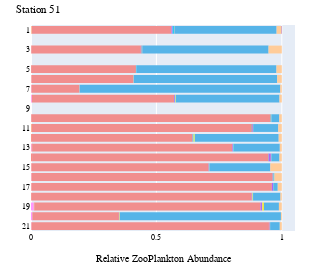
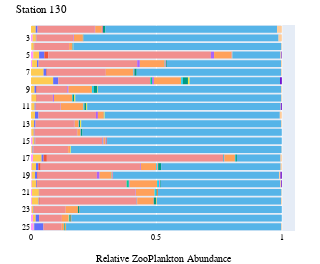

Source (notebook cell) for these figures, in order:
### Code cell
stations = ['51', '130']

cm_to_px = 96 / 2.54  # Conversion factor from centimeters to pixels
width_in_cm = 5
height_in_cm = 7

tax_colors = {}

for station in stations:
    grouped_df = zooplankton_long[zooplankton_long['StationPrefix'] == station][['Station', 'ZooScan_group', 'count']]
    
    grouped_df = grouped_df.groupby(['Station', 'ZooScan_group']).agg({'count':'sum'}).reset_index()
    
    grouped_df["rel_occurrence"] = grouped_df.groupby(['Station'])['count'].transform(lambda x: x / x.sum())
    
    # Split station into prefix and suffix and change to integer
    grouped_df['Sample'] = [x.split('_')[1] for x in grouped_df['Station']]
    
    fig = px.histogram(grouped_df.sort_values(["Sample", 'ZooScan_group'], ascending=[True, True]), 
                x="rel_occurrence", 
                y="Sample",
                
                color='ZooScan_group',
                color_discrete_map={
                    "Rare": "#545454",
                    "Noctiluca": "#56B4E8",
                    "Calanoida": "#F18E8E",
                    "Echinodermata": "#009A83",
                    "Harpacticoida": "#F0E442",
                    "Mollusca": "#FF6600",
                    "Pisces_egg": "#FFCC99",
                    "Pisces_larvae": "#6600CC",
                },
                category_orders={
                    "Sample": ['1', '2', '3', '4', '5', '6', '7', '8', '9', '10',
                               '11', '12', '13', '14', '15', '16', '17', '18', '19', '20',
                               '21', '22', '23', '24', '25']
                },                        
                orientation='h'
            )

    fig.update_layout(
        font=dict(
            family="Times New Roman, serif",  # Set the font family to Times New Roman
            size=8,  # Set the font size
            color="black"  # Set the font color
        ),
        autosize=False,
        width=width_in_cm * cm_to_px,
        height=height_in_cm * cm_to_px,
        margin=dict( # Set the margins
            l=0,  # Left margin
            r=25,  # Right margin
            b=25,  # Bottom margin
            t=25  # Top margin
        ),
        showlegend=False,
        xaxis_title_text='Relative ZooPlankton Abundance',
        title_text='Station {}'.format(station),
        yaxis_title_text=''
    )

    fig.show()

    for trace in fig.data:
        # If trace is not in the dictionary, add it
        if trace.name not in tax_colors:
            # If trace contains a color already in use, give an error
            if trace.marker.color in tax_colors.values():
                raise ValueError(f'Color for {trace.name} already in use, review color disctrete map')
            tax_colors[trace.name] = trace.marker.color
           
    # Save figure as svg
    fig.write_image("../figures/zooplankton/zooscan_relative_occurrence_{}.svg".format(station), scale=1)
    fig.write_image("../figures/zooplankton/zooscan_relative_occurrence_{}.png".format(station), scale=1)

### Figure 1 — Plotly figure (JSON) as saved in the notebook; plotly's stock layout.template omitted (floating-point values rounded to 4 significant figures)
{"data": [{"alignmentgroup": "True", "bingroup": "y", "histfunc": "sum", "hovertemplate": "ZooScan_group=Annelida<br>sum of rel_occurrence=%{x}<br>Sample=%{y}<extra></extra>", "legendgroup": "Annelida", "marker": {"color": "#FF97FF", "pattern": {"shape": ""}}, "name": "Annelida", "offsetgroup": "Annelida", "orientation": "h", "showlegend": true, "type": "histogram", "x": [0.0008977, 0.0008319, 0, 0.001298, 0.002768, 0.001433, 0.001003, 0.001523, 0.0008977, 0.0005435, 0.01146, null, 0.005387, 0.001603, 0.0006141, null, 0, 0.001047, 0.00146, 0.003335, null], "xaxis": "x", "y": ["1", "10", "11", "12", "13", "14", "15", "16", "17", "18", "19", "2", "20", "21", "3", "4", "5", "6", "7", "8", "9"], "yaxis": "y"}, {"alignmentgroup": "True", "bingroup": "y", "histfunc": "sum", "hovertemplate": "ZooScan_group=Appendicularia<br>sum of rel_occurrence=%{x}<br>Sample=%{y}<extra></extra>", "legendgroup": "Appendicularia", "marker": {"color": "#FECB52", "pattern": {"shape": ""}}, "name": "Appendicularia", "offsetgroup": "Appendicularia", "orientation": "h", "showlegend": true, "type": "histogram", "x": [0.001795, 0, 0.001642, 0.0006489, 0.0004613, 0.0003583, 0, 0, 0, 0, 0.001146, null, 0, 0, 0.000307, null, 0.0003929, 0.0005236, 0, 0.0004168, null], "xaxis": "x", "y": ["1", "10", "11", "12", "13", "14", "15", "16", "17", "18", "19", "2", "20", "21", "3", "4", "5", "6", "7", "8", "9"], "yaxis": "y"}, {"alignmentgroup": "True", "bingroup": "y", "histfunc": "sum", "hovertemplate": "ZooScan_group=Bellerochea<br>sum of rel_occurrence=%{x}<br>Sample=%{y}<extra></extra>", "legendgroup": "Bellerochea", "marker": {"color": "#636efa", "pattern": {"shape": ""}}, "name": "Bellerochea", "offsetgroup": "Bellerochea", "orientation": "h", "showlegend": true, "type": "histogram", "x": [0, 0, 0, 0, 0, 0, 0, 0, 0, 0, 0, null, 0, 0, 0, null, 0, 0, 0, 0, null], "xaxis": "x", "y": ["1", "10", "11", "12", "13", "14", "15", "16", "17", "18", "19", "2", "20", "21", "3", "4", "5", "6", "7", "8", "9"], "yaxis": "y"}, {"alignmentgroup": "True", "bingroup": "y", "histfunc": "sum", "hovertemplate": "ZooScan_group=Brachyura_zoea<br>sum of rel_occurrence=%{x}<br>Sample=%{y}<extra></extra>", "legendgroup": "Brachyura_zoea", "marker": {"color": "#EF553B", "pattern": {"shape": ""}}, "name": "Brachyura_zoea", "offsetgroup": "Brachyura_zoea", "orientation": "h", "showlegend": true, "type": "histogram", "x": [0, 0, 0.000821, 0.001947, 0.001384, 0.002508, 0.001003, 0, 0.0008977, 0, 0.0005731, null, 0, 0, 0, null, 0, 0, 0, 0, null], "xaxis": "x", "y": ["1", "10", "11", "12", "13", "14", "15", "16", "17", "18", "19", "2", "20", "21", "3", "4", "5", "6", "7", "8", "9"], "yaxis": "y"}, {"alignmentgroup": "True", "bingroup": "y", "histfunc": "sum", "hovertemplate": "ZooScan_group=Calanoida<br>sum of rel_occurrence=%{x}<br>Sample=%{y}<extra></extra>", "legendgroup": "Calanoida", "marker": {"color": "#F18E8E", "pattern": {"shape": ""}}, "name": "Calanoida", "offsetgroup": "Calanoida", "orientation": "h", "showlegend": true, "type": "histogram", "x": [0.5575, 0.9551, 0.8777, 0.6398, 0.7984, 0.9423, 0.7043, 0.9619, 0.9587, 0.8793, 0.902, null, 0.3451, 0.9471, 0.4372, null, 0.4181, 0.4068, 0.1906, 0.5669, null], "xaxis": "x", "y": ["1", "10", "11", "12", "13", "14", "15", "16", "17", "18", "19", "2", "20", "21", "3", "4", "5", "6", "7", "8", "9"], "yaxis": "y"}, {"alignmentgroup": "True", "bingroup": "y", "histfunc": "sum", "hovertemplate": "ZooScan_group=Caridae_zoea<br>sum of rel_occurrence=%{x}<br>Sample=%{y}<extra></extra>", "legendgroup": "Caridae_zoea", "marker": {"color": "#00cc96", "pattern": {"shape": ""}}, "name": "Caridae_zoea", "offsetgroup": "Caridae_zoea", "orientation": "h", "showlegend": true, "type": "histogram", "x": [0, 0, 0.000821, 0, 0, 0.001075, 0.0005013, 0, 0, 0, 0, null, 0, 0, 0, null, 0, 0, 0, 0, null], "xaxis": "x", "y": ["1", "10", "11", "12", "13", "14", "15", "16", "17", "18", "19", "2", "20", "21", "3", "4", "5", "6", "7", "8", "9"], "yaxis": "y"}, {"alignmentgroup": "True", "bingroup": "y", "histfunc": "sum", "hovertemplate": "ZooScan_group=Cirripeda_cyp<br>sum of rel_occurrence=%{x}<br>Sample=%{y}<extra></extra>", "legendgroup": "Cirripeda_cyp", "marker": {"color": "#ab63fa", "pattern": {"shape": ""}}, "name": "Cirripeda_cyp", "offsetgroup": "Cirripeda_cyp", "orientation": "h", "showlegend": true, "type": "histogram", "x": [0.004488, 0, 0.003284, 0.001298, 0.002768, 0.008599, 0.002005, 0.001015, 0.004488, 0.00163, 0.005731, null, 0.001267, 0.003205, 0.001842, null, 0, 0.0005236, 0.001095, 0.002918, null], "xaxis": "x", "y": ["1", "10", "11", "12", "13", "14", "15", "16", "17", "18", "19", "2", "20", "21", "3", "4", "5", "6", "7", "8", "9"], "yaxis": "y"}, {"alignmentgroup": "True", "bingroup": "y", "histfunc": "sum", "hovertemplate": "ZooScan_group=Cirripeda_naup<br>sum of rel_occurrence=%{x}<br>Sample=%{y}<extra></extra>", "legendgroup": "Cirripeda_naup", "marker": {"color": "#FFA15A", "pattern": {"shape": ""}}, "name": "Cirripeda_naup", "offsetgroup": "Cirripeda_naup", "orientation": "h", "showlegend": true, "type": "histogram", "x": [0, 0, 0.001642, 0, 0, 0.0007166, 0.001003, 0, 0, 0.001087, 0, null, 0, 0, 0.001228, null, 0, 0, 0, 0, null], "xaxis": "x", "y": ["1", "10", "11", "12", "13", "14", "15", "16", "17", "18", "19", "2", "20", "21", "3", "4", "5", "6", "7", "8", "9"], "yaxis": "y"}, {"alignmentgroup": "True", "bingroup": "y", "histfunc": "sum", "hovertemplate": "ZooScan_group=Cnidaria<br>sum of rel_occurrence=%{x}<br>Sample=%{y}<extra></extra>", "legendgroup": "Cnidaria", "marker": {"color": "#19d3f3", "pattern": {"shape": ""}}, "name": "Cnidaria", "offsetgroup": "Cnidaria", "orientation": "h", "showlegend": true, "type": "histogram", "x": [0.005386, 0.001664, 0, 0.001947, 0.002306, 0.0007166, 0, 0.0005076, 0, 0.0005435, 0, null, 0, 0, 0.001228, null, 0.001965, 0, 0, 0.001667, null], "xaxis": "x", "y": ["1", "10", "11", "12", "13", "14", "15", "16", "17", "18", "19", "2", "20", "21", "3", "4", "5", "6", "7", "8", "9"], "yaxis": "y"}, {"alignmentgroup": "True", "bingroup": "y", "histfunc": "sum", "hovertemplate": "ZooScan_group=Ctenophora<br>sum of rel_occurrence=%{x}<br>Sample=%{y}<extra></extra>", "legendgroup": "Ctenophora", "marker": {"color": "#FF6692", "pattern": {"shape": ""}}, "name": "Ctenophora", "offsetgroup": "Ctenophora", "orientation": "h", "showlegend": true, "type": "histogram", "x": [0.0008977, 0, 0, 0, 0, 0.0003583, 0, 0, 0, 0, 0, null, 0, 0, 0.0006141, null, 0, 0, 0, 0, null], "xaxis": "x", "y": ["1", "10", "11", "12", "13", "14", "15", "16", "17", "18", "19", "2", "20", "21", "3", "4", "5", "6", "7", "8", "9"], "yaxis": "y"}, {"alignmentgroup": "True", "bingroup": "y", "histfunc": "sum", "hovertemplate": "ZooScan_group=Cumacea<br>sum of rel_occurrence=%{x}<br>Sample=%{y}<extra></extra>", "legendgroup": "Cumacea", "marker": {"color": "#B6E880", "pattern": {"shape": ""}}, "name": "Cumacea", "offsetgroup": "Cumacea", "orientation": "h", "showlegend": true, "type": "histogram", "x": [0.0008977, 0.0008319, 0, 0.005191, 0, 0.0003583, 0.001003, 0.001015, 0.0008977, 0.00163, 0.001146, null, 0.0006337, 0, 0.0006141, null, 0, 0.001047, 0.0003651, 0.0008337, null], "xaxis": "x", "y": ["1", "10", "11", "12", "13", "14", "15", "16", "17", "18", "19", "2", "20", "21", "3", "4", "5", "6", "7", "8", "9"], "yaxis": "y"}, {"alignmentgroup": "True", "bingroup": "y", "histfunc": "sum", "hovertemplate": "ZooScan_group=Echinodermata<br>sum of rel_occurrence=%{x}<br>Sample=%{y}<extra></extra>", "legendgroup": "Echinodermata", "marker": {"color": "#009A83", "pattern": {"shape": ""}}, "name": "Echinodermata", "offsetgroup": "Echinodermata", "orientation": "h", "showlegend": true, "type": "histogram", "x": [0, 0, 0, 0, 0, 0, 0, 0, 0, 0, 0, null, 0, 0, 0, null, 0, 0, 0, 0, null], "xaxis": "x", "y": ["1", "10", "11", "12", "13", "14", "15", "16", "17", "18", "19", "2", "20", "21", "3", "4", "5", "6", "7", "8", "9"], "yaxis": "y"}, {"alignmentgroup": "True", "bingroup": "y", "histfunc": "sum", "hovertemplate": "ZooScan_group=Harpacticoida<br>sum of rel_occurrence=%{x}<br>Sample=%{y}<extra></extra>", "legendgroup": "Harpacticoida", "marker": {"color": "#F0E442", "pattern": {"shape": ""}}, "name": "Harpacticoida", "offsetgroup": "Harpacticoida", "orientation": "h", "showlegend": true, "type": "histogram", "x": [0, 0, 0, 0.001298, 0.0004613, 0, 0.0005013, 0.0005076, 0, 0.0005435, 0.006877, null, 0.001901, 0.001603, 0, null, 0, 0, 0.0007302, 0.001667, null], "xaxis": "x", "y": ["1", "10", "11", "12", "13", "14", "15", "16", "17", "18", "19", "2", "20", "21", "3", "4", "5", "6", "7", "8", "9"], "yaxis": "y"}, {"alignmentgroup": "True", "bingroup": "y", "histfunc": "sum", "hovertemplate": "ZooScan_group=Mollusca<br>sum of rel_occurrence=%{x}<br>Sample=%{y}<extra></extra>", "legendgroup": "Mollusca", "marker": {"color": "#FF6600", "pattern": {"shape": ""}}, "name": "Mollusca", "offsetgroup": "Mollusca", "orientation": "h", "showlegend": true, "type": "histogram", "x": [0, 0, 0, 0, 0, 0, 0, 0, 0, 0, 0, null, 0, 0, 0, null, 0, 0, 0, 0, null], "xaxis": "x", "y": ["1", "10", "11", "12", "13", "14", "15", "16", "17", "18", "19", "2", "20", "21", "3", "4", "5", "6", "7", "8", "9"], "yaxis": "y"}, {"alignmentgroup": "True", "bingroup": "y", "histfunc": "sum", "hovertemplate": "ZooScan_group=Noctiluca<br>sum of rel_occurrence=%{x}<br>Sample=%{y}<extra></extra>", "legendgroup": "Noctiluca", "marker": {"color": "#56B4E8", "pattern": {"shape": ""}}, "name": "Noctiluca", "offsetgroup": "Noctiluca", "orientation": "h", "showlegend": true, "type": "histogram", "x": [0.4075, 0.03161, 0.1002, 0.3342, 0.1836, 0.03225, 0.2431, 0.004061, 0.01795, 0.1092, 0.0596, null, 0.6423, 0.03846, 0.5035, null, 0.5583, 0.5717, 0.7996, 0.4131, null], "xaxis": "x", "y": ["1", "10", "11", "12", "13", "14", "15", "16", "17", "18", "19", "2", "20", "21", "3", "4", "5", "6", "7", "8", "9"], "yaxis": "y"}, {"alignmentgroup": "True", "bingroup": "y", "histfunc": "sum", "hovertemplate": "ZooScan_group=Pisces_egg<br>sum of rel_occurrence=%{x}<br>Sample=%{y}<extra></extra>", "legendgroup": "Pisces_egg", "marker": {"color": "#FFCC99", "pattern": {"shape": ""}}, "name": "Pisces_egg", "offsetgroup": "Pisces_egg", "orientation": "h", "showlegend": true, "type": "histogram", "x": [0.01975, 0.009983, 0.01396, 0.01233, 0.007841, 0.009316, 0.04561, 0.02944, 0.01616, 0.005435, 0.01146, null, 0.003485, 0.008013, 0.05281, null, 0.02122, 0.01832, 0.006207, 0.00917, null], "xaxis": "x", "y": ["1", "10", "11", "12", "13", "14", "15", "16", "17", "18", "19", "2", "20", "21", "3", "4", "5", "6", "7", "8", "9"], "yaxis": "y"}, {"alignmentgroup": "True", "bingroup": "y", "histfunc": "sum", "hovertemplate": "ZooScan_group=Pisces_larvae<br>sum of rel_occurrence=%{x}<br>Sample=%{y}<extra></extra>", "legendgroup": "Pisces_larvae", "marker": {"color": "#6600CC", "pattern": {"shape": ""}}, "name": "Pisces_larvae", "offsetgroup": "Pisces_larvae", "orientation": "h", "showlegend": true, "type": "histogram", "x": [0.0008977, 0, 0, 0, 0, 0, 0, 0, 0, 0, 0, null, 0, 0, 0, null, 0, 0, 0, 0, null], "xaxis": "x", "y": ["1", "10", "11", "12", "13", "14", "15", "16", "17", "18", "19", "2", "20", "21", "3", "4", "5", "6", "7", "8", "9"], "yaxis": "y"}], "layout": {"autosize": false, "barmode": "relative", "font": {"color": "black", "family": "Times New Roman, serif", "size": 8}, "height": 264.6, "legend": {"title": {"text": "ZooScan_group"}, "tracegroupgap": 0}, "margin": {"b": 25, "l": 0, "r": 25, "t": 25}, "showlegend": false, "title": {"text": "Station 51"}, "width": 189.0, "xaxis": {"anchor": "y", "domain": [0, 1], "title": {"text": "Relative ZooPlankton Abundance"}}, "yaxis": {"anchor": "x", "categoryarray": ["25", "24", "23", "22", "21", "20", "19", "18", "17", "16", "15", "14", "13", "12", "11", "10", "9", "8", "7", "6", "5", "4", "3", "2", "1"], "categoryorder": "array", "domain": [0, 1], "title": {"text": ""}}}}

### Figure 2 — Plotly figure (JSON) as saved in the notebook; plotly's stock layout.template omitted (floating-point values rounded to 4 significant figures)
{"data": [{"alignmentgroup": "True", "bingroup": "y", "histfunc": "sum", "hovertemplate": "ZooScan_group=Annelida<br>sum of rel_occurrence=%{x}<br>Sample=%{y}<extra></extra>", "legendgroup": "Annelida", "marker": {"color": "#FF97FF", "pattern": {"shape": ""}}, "name": "Annelida", "offsetgroup": "Annelida", "orientation": "h", "showlegend": true, "type": "histogram", "x": [null, 0.002128, 0.001224, 0, 0, 0.001397, 0.005995, 0.00156, 0.007895, 0.003082, 0.002681, 0, 0.00289, 0.004298, 0.003482, 0.002857, 0.008043, 0.01075, 0.006524, 0.001138, 0.009385, 0.004505, 0, 0, 0], "xaxis": "x", "y": ["1", "10", "11", "12", "13", "14", "15", "16", "17", "18", "19", "2", "20", "21", "22", "23", "24", "25", "3", "4", "5", "6", "7", "8", "9"], "yaxis": "y"}, {"alignmentgroup": "True", "bingroup": "y", "histfunc": "sum", "hovertemplate": "ZooScan_group=Appendicularia<br>sum of rel_occurrence=%{x}<br>Sample=%{y}<extra></extra>", "legendgroup": "Appendicularia", "marker": {"color": "#FECB52", "pattern": {"shape": ""}}, "name": "Appendicularia", "offsetgroup": "Appendicularia", "orientation": "h", "showlegend": true, "type": "histogram", "x": [null, 0.01915, 0.01346, 0.01581, 0.0123, 0.009777, 0.008393, 0.00468, 0.03421, 0.01695, 0.0134, 0.0189, 0.01734, 0.02722, 0.02716, 0.007143, 0.01072, 0.002151, 0.01305, 0.01024, 0.02294, 0.01952, 0.05011, 0.08844, 0.01402], "xaxis": "x", "y": ["1", "10", "11", "12", "13", "14", "15", "16", "17", "18", "19", "2", "20", "21", "22", "23", "24", "25", "3", "4", "5", "6", "7", "8", "9"], "yaxis": "y"}, {"alignmentgroup": "True", "bingroup": "y", "histfunc": "sum", "hovertemplate": "ZooScan_group=Bellerochea<br>sum of rel_occurrence=%{x}<br>Sample=%{y}<extra></extra>", "legendgroup": "Bellerochea", "marker": {"color": "#636efa", "pattern": {"shape": ""}}, "name": "Bellerochea", "offsetgroup": "Bellerochea", "orientation": "h", "showlegend": true, "type": "histogram", "x": [null, 0, 0.003672, 0.01383, 0.005593, 0.002793, 0.002398, 0.00312, 0.007895, 0.009245, 0.008043, 0.007267, 0.00289, 0.001433, 0.001393, 0.001429, 0.0134, 0.03656, 0.001864, 0.0005688, 0.02086, 0.006006, 0.01139, 0.02041, 0.007009], "xaxis": "x", "y": ["1", "10", "11", "12", "13", "14", "15", "16", "17", "18", "19", "2", "20", "21", "22", "23", "24", "25", "3", "4", "5", "6", "7", "8", "9"], "yaxis": "y"}, {"alignmentgroup": "True", "bingroup": "y", "histfunc": "sum", "hovertemplate": "ZooScan_group=Brachyura_zoea<br>sum of rel_occurrence=%{x}<br>Sample=%{y}<extra></extra>", "legendgroup": "Brachyura_zoea", "marker": {"color": "#EF553B", "pattern": {"shape": ""}}, "name": "Brachyura_zoea", "offsetgroup": "Brachyura_zoea", "orientation": "h", "showlegend": true, "type": "histogram", "x": [null, 0.002128, 0, 0, 0, 0, 0, 0, 0.01316, 0.009245, 0.002681, 0, 0.00289, 0.001433, 0.002786, 0.002857, 0, 0, 0, 0.0005688, 0.01564, 0, 0.002278, 0, 0.002336], "xaxis": "x", "y": ["1", "10", "11", "12", "13", "14", "15", "16", "17", "18", "19", "2", "20", "21", "22", "23", "24", "25", "3", "4", "5", "6", "7", "8", "9"], "yaxis": "y"}, {"alignmentgroup": "True", "bingroup": "y", "histfunc": "sum", "hovertemplate": "ZooScan_group=Calanoida<br>sum of rel_occurrence=%{x}<br>Sample=%{y}<extra></extra>", "legendgroup": "Calanoida", "marker": {"color": "#F18E8E", "pattern": {"shape": ""}}, "name": "Calanoida", "offsetgroup": "Calanoida", "orientation": "h", "showlegend": true, "type": "histogram", "x": [null, 0.06383, 0.09914, 0.2292, 0.1532, 0.169, 0.2674, 0.1388, 0.7026, 0.396, 0.2359, 0.2282, 0.3555, 0.3825, 0.3865, 0.1243, 0.09115, 0.07312, 0.1482, 0.1388, 0.6486, 0.3934, 0.2346, 0.3673, 0.1215], "xaxis": "x", "y": ["1", "10", "11", "12", "13", "14", "15", "16", "17", "18", "19", "2", "20", "21", "22", "23", "24", "25", "3", "4", "5", "6", "7", "8", "9"], "yaxis": "y"}, {"alignmentgroup": "True", "bingroup": "y", "histfunc": "sum", "hovertemplate": "ZooScan_group=Caridae_zoea<br>sum of rel_occurrence=%{x}<br>Sample=%{y}<extra></extra>", "legendgroup": "Caridae_zoea", "marker": {"color": "#00cc96", "pattern": {"shape": ""}}, "name": "Caridae_zoea", "offsetgroup": "Caridae_zoea", "orientation": "h", "showlegend": true, "type": "histogram", "x": [null, 0, 0, 0, 0, 0, 0.001199, 0, 0.002632, 0, 0, 0, 0.008671, 0, 0.0006964, 0, 0, 0, 0, 0, 0, 0, 0, 0.006803, 0], "xaxis": "x", "y": ["1", "10", "11", "12", "13", "14", "15", "16", "17", "18", "19", "2", "20", "21", "22", "23", "24", "25", "3", "4", "5", "6", "7", "8", "9"], "yaxis": "y"}, {"alignmentgroup": "True", "bingroup": "y", "histfunc": "sum", "hovertemplate": "ZooScan_group=Cirripeda_cyp<br>sum of rel_occurrence=%{x}<br>Sample=%{y}<extra></extra>", "legendgroup": "Cirripeda_cyp", "marker": {"color": "#ab63fa", "pattern": {"shape": ""}}, "name": "Cirripeda_cyp", "offsetgroup": "Cirripeda_cyp", "orientation": "h", "showlegend": true, "type": "histogram", "x": [null, 0.004255, 0.001224, 0.007905, 0.002237, 0.001397, 0.003597, 0, 0.002632, 0.003082, 0.01072, 0.001453, 0.00289, 0.001433, 0.001393, 0, 0, 0, 0.001864, 0.0005688, 0.01251, 0.01051, 0, 0.006803, 0.004673], "xaxis": "x", "y": ["1", "10", "11", "12", "13", "14", "15", "16", "17", "18", "19", "2", "20", "21", "22", "23", "24", "25", "3", "4", "5", "6", "7", "8", "9"], "yaxis": "y"}, {"alignmentgroup": "True", "bingroup": "y", "histfunc": "sum", "hovertemplate": "ZooScan_group=Cirripeda_naup<br>sum of rel_occurrence=%{x}<br>Sample=%{y}<extra></extra>", "legendgroup": "Cirripeda_naup", "marker": {"color": "#FFA15A", "pattern": {"shape": ""}}, "name": "Cirripeda_naup", "offsetgroup": "Cirripeda_naup", "orientation": "h", "showlegend": true, "type": "histogram", "x": [null, 0.07234, 0.09058, 0.02372, 0.01566, 0.01257, 0.007194, 0.0078, 0.04211, 0.06163, 0.04826, 0.02616, 0.1098, 0.0745, 0.06546, 0.04857, 0.02681, 0.008602, 0.03541, 0.01365, 0.06882, 0.0991, 0.1093, 0.1088, 0.09346], "xaxis": "x", "y": ["1", "10", "11", "12", "13", "14", "15", "16", "17", "18", "19", "2", "20", "21", "22", "23", "24", "25", "3", "4", "5", "6", "7", "8", "9"], "yaxis": "y"}, {"alignmentgroup": "True", "bingroup": "y", "histfunc": "sum", "hovertemplate": "ZooScan_group=Cnidaria<br>sum of rel_occurrence=%{x}<br>Sample=%{y}<extra></extra>", "legendgroup": "Cnidaria", "marker": {"color": "#19d3f3", "pattern": {"shape": ""}}, "name": "Cnidaria", "offsetgroup": "Cnidaria", "orientation": "h", "showlegend": true, "type": "histogram", "x": [null, 0.002128, 0.002448, 0.001976, 0.001119, 0.001397, 0.001199, 0.00078, 0.002632, 0.003082, 0.002681, 0, 0.008671, 0.005731, 0, 0, 0, 0.002151, 0.000932, 0.001138, 0, 0.003003, 0.002278, 0.006803, 0.007009], "xaxis": "x", "y": ["1", "10", "11", "12", "13", "14", "15", "16", "17", "18", "19", "2", "20", "21", "22", "23", "24", "25", "3", "4", "5", "6", "7", "8", "9"], "yaxis": "y"}, {"alignmentgroup": "True", "bingroup": "y", "histfunc": "sum", "hovertemplate": "ZooScan_group=Ctenophora<br>sum of rel_occurrence=%{x}<br>Sample=%{y}<extra></extra>", "legendgroup": "Ctenophora", "marker": {"color": "#FF6692", "pattern": {"shape": ""}}, "name": "Ctenophora", "offsetgroup": "Ctenophora", "orientation": "h", "showlegend": true, "type": "histogram", "x": [null, 0, 0.001224, 0, 0.001119, 0.0006983, 0.004796, 0, 0, 0.003082, 0.002681, 0.00436, 0.00289, 0.001433, 0.0006964, 0, 0, 0, 0, 0, 0.002086, 0.003003, 0.002278, 0, 0], "xaxis": "x", "y": ["1", "10", "11", "12", "13", "14", "15", "16", "17", "18", "19", "2", "20", "21", "22", "23", "24", "25", "3", "4", "5", "6", "7", "8", "9"], "yaxis": "y"}, {"alignmentgroup": "True", "bingroup": "y", "histfunc": "sum", "hovertemplate": "ZooScan_group=Cumacea<br>sum of rel_occurrence=%{x}<br>Sample=%{y}<extra></extra>", "legendgroup": "Cumacea", "marker": {"color": "#B6E880", "pattern": {"shape": ""}}, "name": "Cumacea", "offsetgroup": "Cumacea", "orientation": "h", "showlegend": true, "type": "histogram", "x": [null, 0, 0, 0, 0, 0, 0, 0, 0, 0.001541, 0, 0, 0, 0, 0, 0, 0.002681, 0, 0, 0, 0.001043, 0, 0, 0, 0], "xaxis": "x", "y": ["1", "10", "11", "12", "13", "14", "15", "16", "17", "18", "19", "2", "20", "21", "22", "23", "24", "25", "3", "4", "5", "6", "7", "8", "9"], "yaxis": "y"}, {"alignmentgroup": "True", "bingroup": "y", "histfunc": "sum", "hovertemplate": "ZooScan_group=Echinodermata<br>sum of rel_occurrence=%{x}<br>Sample=%{y}<extra></extra>", "legendgroup": "Echinodermata", "marker": {"color": "#009A83", "pattern": {"shape": ""}}, "name": "Echinodermata", "offsetgroup": "Echinodermata", "orientation": "h", "showlegend": true, "type": "histogram", "x": [null, 0.006383, 0.007344, 0, 0.004474, 0.006285, 0.001199, 0, 0.005263, 0.01233, 0, 0.01017, 0.00289, 0.002865, 0.009053, 0.005714, 0.005362, 0.002151, 0.000932, 0.001138, 0, 0.003003, 0.009112, 0.02041, 0.01402], "xaxis": "x", "y": ["1", "10", "11", "12", "13", "14", "15", "16", "17", "18", "19", "2", "20", "21", "22", "23", "24", "25", "3", "4", "5", "6", "7", "8", "9"], "yaxis": "y"}, {"alignmentgroup": "True", "bingroup": "y", "histfunc": "sum", "hovertemplate": "ZooScan_group=Harpacticoida<br>sum of rel_occurrence=%{x}<br>Sample=%{y}<extra></extra>", "legendgroup": "Harpacticoida", "marker": {"color": "#F0E442", "pattern": {"shape": ""}}, "name": "Harpacticoida", "offsetgroup": "Harpacticoida", "orientation": "h", "showlegend": true, "type": "histogram", "x": [null, 0.004255, 0.003672, 0.001976, 0.004474, 0, 0, 0.00234, 0, 0, 0, 0, 0, 0, 0.002089, 0, 0, 0.002151, 0, 0.001138, 0.001043, 0, 0, 0.006803, 0.002336], "xaxis": "x", "y": ["1", "10", "11", "12", "13", "14", "15", "16", "17", "18", "19", "2", "20", "21", "22", "23", "24", "25", "3", "4", "5", "6", "7", "8", "9"], "yaxis": "y"}, {"alignmentgroup": "True", "bingroup": "y", "histfunc": "sum", "hovertemplate": "ZooScan_group=Mollusca<br>sum of rel_occurrence=%{x}<br>Sample=%{y}<extra></extra>", "legendgroup": "Mollusca", "marker": {"color": "#FF6600", "pattern": {"shape": ""}}, "name": "Mollusca", "offsetgroup": "Mollusca", "orientation": "h", "showlegend": true, "type": "histogram", "x": [null, 0, 0, 0, 0, 0, 0, 0, 0, 0, 0, 0, 0, 0.002865, 0.0006964, 0.001429, 0.002681, 0.002151, 0.000932, 0, 0, 0, 0, 0, 0], "xaxis": "x", "y": ["1", "10", "11", "12", "13", "14", "15", "16", "17", "18", "19", "2", "20", "21", "22", "23", "24", "25", "3", "4", "5", "6", "7", "8", "9"], "yaxis": "y"}, {"alignmentgroup": "True", "bingroup": "y", "histfunc": "sum", "hovertemplate": "ZooScan_group=Noctiluca<br>sum of rel_occurrence=%{x}<br>Sample=%{y}<extra></extra>", "legendgroup": "Noctiluca", "marker": {"color": "#56B4E8", "pattern": {"shape": ""}}, "name": "Noctiluca", "offsetgroup": "Noctiluca", "orientation": "h", "showlegend": true, "type": "histogram", "x": [null, 0.8213, 0.7711, 0.6976, 0.7975, 0.7947, 0.6966, 0.8401, 0.1737, 0.4761, 0.6622, 0.6846, 0.4769, 0.4928, 0.4958, 0.8057, 0.8391, 0.8581, 0.7773, 0.8294, 0.1919, 0.455, 0.5763, 0.3605, 0.7313], "xaxis": "x", "y": ["1", "10", "11", "12", "13", "14", "15", "16", "17", "18", "19", "2", "20", "21", "22", "23", "24", "25", "3", "4", "5", "6", "7", "8", "9"], "yaxis": "y"}, {"alignmentgroup": "True", "bingroup": "y", "histfunc": "sum", "hovertemplate": "ZooScan_group=Pisces_egg<br>sum of rel_occurrence=%{x}<br>Sample=%{y}<extra></extra>", "legendgroup": "Pisces_egg", "marker": {"color": "#FFCC99", "pattern": {"shape": ""}}, "name": "Pisces_egg", "offsetgroup": "Pisces_egg", "orientation": "h", "showlegend": true, "type": "histogram", "x": [null, 0.002128, 0.001224, 0.007905, 0.002237, 0, 0, 0.00078, 0.005263, 0.004622, 0.005362, 0.0189, 0.00289, 0.001433, 0.002786, 0, 0, 0.002151, 0.01305, 0.001706, 0.003128, 0.003003, 0.002278, 0, 0.002336], "xaxis": "x", "y": ["1", "10", "11", "12", "13", "14", "15", "16", "17", "18", "19", "2", "20", "21", "22", "23", "24", "25", "3", "4", "5", "6", "7", "8", "9"], "yaxis": "y"}, {"alignmentgroup": "True", "bingroup": "y", "histfunc": "sum", "hovertemplate": "ZooScan_group=Pisces_larvae<br>sum of rel_occurrence=%{x}<br>Sample=%{y}<extra></extra>", "legendgroup": "Pisces_larvae", "marker": {"color": "#6600CC", "pattern": {"shape": ""}}, "name": "Pisces_larvae", "offsetgroup": "Pisces_larvae", "orientation": "h", "showlegend": true, "type": "histogram", "x": [null, 0, 0.003672, 0, 0, 0, 0, 0, 0, 0, 0.005362, 0, 0.00289, 0, 0, 0, 0, 0, 0, 0, 0.002086, 0, 0, 0.006803, 0], "xaxis": "x", "y": ["1", "10", "11", "12", "13", "14", "15", "16", "17", "18", "19", "2", "20", "21", "22", "23", "24", "25", "3", "4", "5", "6", "7", "8", "9"], "yaxis": "y"}], "layout": {"autosize": false, "barmode": "relative", "font": {"color": "black", "family": "Times New Roman, serif", "size": 8}, "height": 264.6, "legend": {"title": {"text": "ZooScan_group"}, "tracegroupgap": 0}, "margin": {"b": 25, "l": 0, "r": 25, "t": 25}, "showlegend": false, "title": {"text": "Station 130"}, "width": 189.0, "xaxis": {"anchor": "y", "domain": [0, 1], "title": {"text": "Relative ZooPlankton Abundance"}}, "yaxis": {"anchor": "x", "categoryarray": ["25", "24", "23", "22", "21", "20", "19", "18", "17", "16", "15", "14", "13", "12", "11", "10", "9", "8", "7", "6", "5", "4", "3", "2", "1"], "categoryorder": "array", "domain": [0, 1], "title": {"text": ""}}}}
